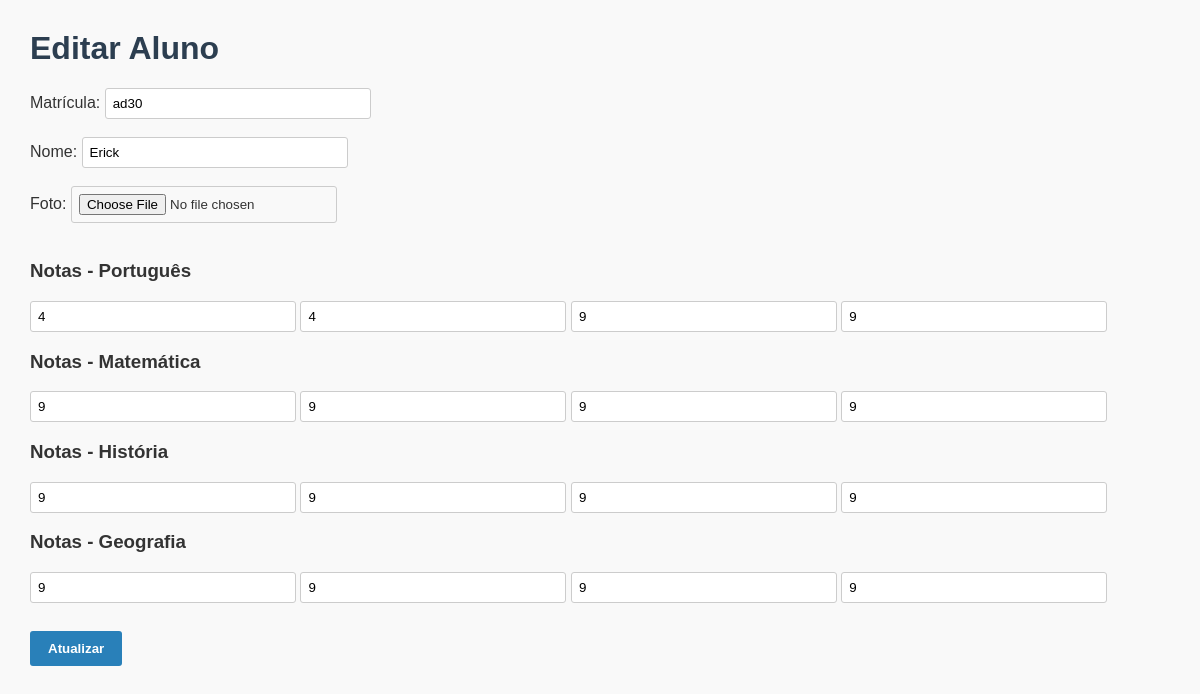
The app's page /editar.php?id=8 with its own data.
### tables this page shows
CREATE TABLE `alunos` (
  `id` int(11) NOT NULL,
  `matricula` varchar(20) DEFAULT NULL,
  `nome` varchar(100) DEFAULT NULL,
  `foto` varchar(255) DEFAULT NULL,
  `port1` float DEFAULT NULL,
  `port2` float DEFAULT NULL,
  `port3` float DEFAULT NULL,
  `port4` float DEFAULT NULL,
  `mat1` float DEFAULT NULL,
  `mat2` float DEFAULT NULL,
  `mat3` float DEFAULT NULL,
  `mat4` float DEFAULT NULL,
  `hist1` float DEFAULT NULL,
  `hist2` float DEFAULT NULL,
  `hist3` float DEFAULT NULL,
  `hist4` float DEFAULT NULL,
  `geo1` float DEFAULT NULL,
  `geo2` float DEFAULT NULL,
  `geo3` float DEFAULT NULL,
  `geo4` float DEFAULT NULL
);

### editar.php (the view, shortened to what this page needs)
<?php
include 'db.php';
$id = intval($_GET['id']);
$sql = "SELECT * FROM alunos WHERE id = $id";
$result = mysqli_query($conn, $sql);
$aluno = mysqli_fetch_assoc($result);
?>
<!DOCTYPE html>
<html lang="pt-br">
<head>
    <link rel="stylesheet" href="style.css">
</head>
<body>
    <h1>Editar Aluno</h1>
    <form action="editar_aluno.php" method="post" enctype="multipart/form-data">
        <label>Matrícula:
            <input type="text" name="matricula" value="<?php echo $aluno['matricula']; ?>" required>
        </label><br><br>
        <label>Nome:
            <input type="text" name="nome" value="<?php echo $aluno['nome']; ?>" required>
        </label><br><br>
        <label>Foto:
            <input type="file" name="foto">
        </label><br><br>
        <h3>Notas - Português</h3>
        <input type="number" name="port1" step="0.01" value="<?php echo $aluno['port1']; ?>">
        <input type="number" name="port2" step="0.01" value="<?php echo $aluno['port2']; ?>">
        <input type="number" name="port3" step="0.01" value="<?php echo $aluno['port3']; ?>">
        <input type="number" name="port4" step="0.01" value="<?php echo $aluno['port4']; ?>">
        <h3>Notas - Matemática</h3>
        <input type="number" name="mat1" step="0.01" value="<?php echo $aluno['mat1']; ?>">
        <input type="number" name="mat2" step="0.01" value="<?php echo $aluno['mat2']; ?>">
        <input type="number" name="mat3" step="0.01" value="<?php echo $aluno['mat3']; ?>">
        <input type="number" name="mat4" step="0.01" value="<?php echo $aluno['mat4']; ?>">
        <h3>Notas - História</h3>
        <input type="number" name="hist1" step="0.01" value="<?php echo $aluno['hist1']; ?>">
        <input type="number" name="hist2" step="0.01" value="<?php echo $aluno['hist2']; ?>">
        <input type="number" name="hist3" step="0.01" value="<?php echo $aluno['hist3']; ?>">
        <input type="number" name="hist4" step="0.01" value="<?php echo $aluno['hist4']; ?>">
        <h3>Notas - Geografia</h3>
        <input type="number" name="geo1" step="0.01" value="<?php echo $aluno['geo1']; ?>">
        <input type="number" name="geo2" step="0.01" value="<?php echo $aluno['geo2']; ?>">
        <input type="number" name="geo3" step="0.01" value="<?php echo $aluno['geo3']; ?>">
        <input type="number" name="geo4" step="0.01" value="<?php echo $aluno['geo4']; ?>">
        <br><br>
        <input type="submit" value="Atualizar">
    </form>
</body>
</html>

### style.css (style rules this page uses)
body { font-family: Arial, sans-serif; margin: 30px; background-color: #f9f9f9; color: #333; }
h1 { color: #2c3e50; }
input[type="text"], input[type="number"], input[type="file"] { padding: 7px; width: 250px; border: 1px solid #ccc; border-radius: 3px; }
input[type="submit"] { background-color: #2980b9; border: none; color: white; padding: 10px 18px; cursor: pointer; border-radius: 3px; font-weight: bold; margin-top: 10px; }

### records on screen
alunos: matricula "ad30", nome "Erick", port1 "4", port2 "4", port3 "9", port4 "9", mat1 "9", mat2 "9", mat3 "9", mat4 "9", hist1 "9", hist2 "9", hist3 "9", hist4 "9", geo1 "9", geo2 "9", geo3 "9", geo4 "9"
